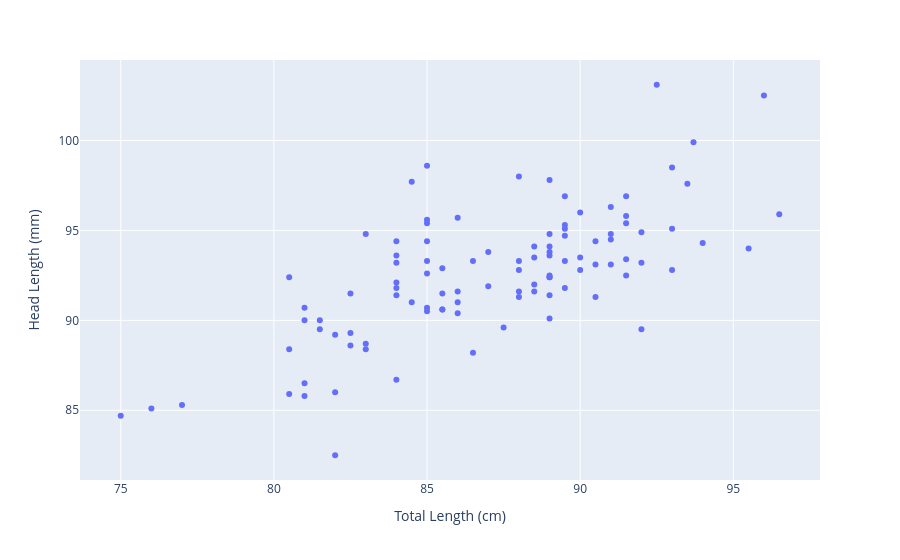

Notebook source saved alongside this figure:
### Code cell
fig = px.scatter(
    df,
    x = "total_l",
    y = "head_l",
    labels = {"total_l":"Total Length (cm)","head_l":"Head Length (mm)"}
)
fig.show()
